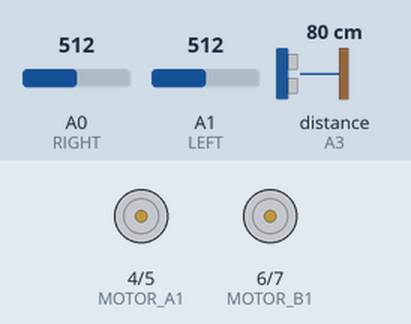
The sketch below on a simulated Arduino Uno, built with avr-gcc and run on an emulated ATmega328P. Parts: motor-driver pin pairs drawn as motors (green arrow = first pin HIGH = forward, orange = second pin HIGH = backward, longer = more drive, scaled by the enable pin). The inputs (shaded band) are chosen by the test bench; at power-on: distance to the obstacle (sensor on A3) 80 cm, A0 (RIGHT) = 512, A1 (LEFT) = 512. The echo pulse lasts 58.3 µs per cm.

Above: at 1.2 s.
1.3 s: distance to the obstacle (sensor on A3) set to 17 cm
2.8 s: distance to the obstacle (sensor on A3) set to 14 cm
At 4.5 s:
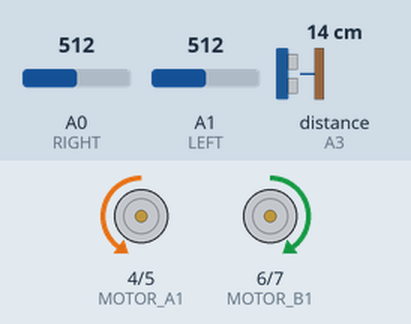
5.8 s: distance to the obstacle (sensor on A3) set to 18 cm
At 7.1 s:
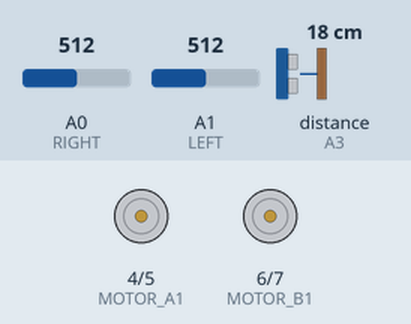
7.4 s: distance to the obstacle (sensor on A3) set to 2 cm
At 7.7 s:
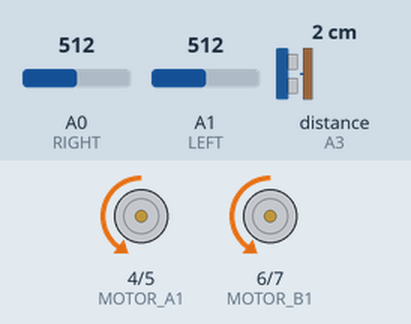
Timing chart, 0 to 11.4 s (numbered marks = the images above; inputs shaded):
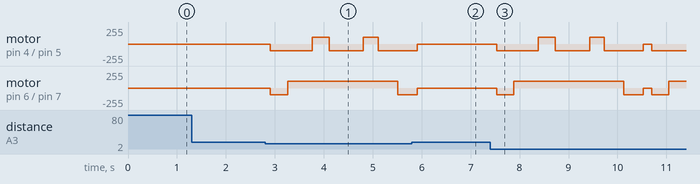

Measured:
- the behaviour switches between 16 and 15 cm on distance to the obstacle (sensor on A3) (found by bisection; images 0 and 1)
- after the input at 1.3 s, every drawn part: stays the same
- after the input at 5.8 s, motor on pin 4 (MOTOR_A1) / pin 5 (MOTOR_A2), motor on pin 6 (MOTOR_B1) / pin 7 (MOTOR_B2): goes on until 5.9 s, then stays stopped

The sketch:

LineFollowerObstacleAvoidance.ino
```cpp
//Arduino Line Follower Obstacle Avoidance Robot

/*You have to install the NewPing library before uploading the code
  Follow this procedure to install the NewPing library First download the NewPing.zip library >> click on sketch tab >> Include Library
  >> Add.ZIP LIBRARY >> Select NewPing.zip file >> Done

  Created By DIY Builder
*/

// NewPing Library Link NewPing library Link https://github.com/eliteio/Arduino_New_Ping //
// You can Modify this code according to your need//

#include<NewPing.h>

int ENA = 3;  //ENA connected to digital pin 3
int ENB = 9;  //ENB connected to digital pin 9
int MOTOR_A1 = 4; // MOTOR_A1 connected to digital pin 4
int MOTOR_A2 = 5; // MOTOR_A2 connected to digital pin 5
int MOTOR_B1 = 6; // MOTOR_B1 connected to digital pin 6
int MOTOR_B2 = 7; // MOTOR_B2 connected to digital pin 7

int RIGHT = A0; // RIGHT sensor connected to analog pin A0
int LEFT = A1;  // LEFT sensor connected to analog pin A0

#define TRIG A2 // TRIG PIN connected to analog pin A2
#define ECHO A3 // ECHO PIN connected to analog pin A3
#define MAX_DISTANCE 100 // Define Maximum Distance

NewPing sonar(TRIG, ECHO, MAX_DISTANCE);

void setup() {
  // put your setup code here, to run once:

pinMode(ENA, OUTPUT); // initialize ENA pin as an output
pinMode(ENB, OUTPUT); // initialize ENB pin as an output
pinMode(MOTOR_A1, OUTPUT); // initialize MOTOR_A1 pin as an output
pinMode(MOTOR_A2, OUTPUT); // initialize MOTOR_A2 pin as an output
pinMode(MOTOR_B1, OUTPUT); // initialize MOTOR_B1 pin as an output
pinMode(MOTOR_B2, OUTPUT); // initialize MOTOR_B2 pin as an output
pinMode(RIGHT, INPUT); // initialize RIGHT pin as an input
pinMode(LEFT, INPUT);  // initialize LEFT pin as an input


}

void loop() {
  // put your main code here, to run repeatedly:

delay(70);
int distance = sonar.ping_cm();
if (distance == 0) {
  distance = 30;
}
if(distance <=15) {
  Stop();
  delay(100);
  turnRight();
  delay(350);
  moveForward();
  delay(500);
  turnLeft();
  delay(350);
  moveForward();
  delay(700);
  turnLeft();
  delay(300);
  moveForward();
  delay(400);
  turnRight();
  delay(400);
}
if (analogRead(RIGHT)<=35 && analogRead(LEFT)<=35) {
  analogWrite(ENA, 100);
  analogWrite(ENB, 100);
  digitalWrite(MOTOR_A1, LOW);
  digitalWrite(MOTOR_A2, HIGH);
  digitalWrite(MOTOR_B1, HIGH);
  digitalWrite(MOTOR_B2, LOW);

}else if (analogRead(RIGHT)<=35 && !analogRead(LEFT)<=35) {
  analogWrite(ENA, 100);
  analogWrite(ENB, 100);
  digitalWrite(MOTOR_A1, HIGH);
  digitalWrite(MOTOR_A2, LOW);
  digitalWrite(MOTOR_B1, HIGH);
  digitalWrite(MOTOR_B2, LOW);

}else if (!analogRead(RIGHT)<=35 && analogRead(LEFT)<=35) {
  analogWrite(ENA, 100);
  analogWrite(ENB, 100);
  digitalWrite(MOTOR_A1, LOW);
  digitalWrite(MOTOR_A2, HIGH);
  digitalWrite(MOTOR_B1, LOW);
  digitalWrite(MOTOR_B2, HIGH);

}else if (!analogRead(RIGHT)<=35 && !analogRead(LEFT)<=35) {

  Stop();
}

}
void Stop() {
  analogWrite(ENA, 0);
  analogWrite(ENB, 0);
  digitalWrite(MOTOR_A1, LOW);
  digitalWrite(MOTOR_A2, LOW);
  digitalWrite(MOTOR_B1, LOW);
  digitalWrite(MOTOR_B2, LOW);
}

void turnRight() {
  analogWrite(ENA, 100);
  analogWrite(ENB, 100);
  digitalWrite(MOTOR_A1, LOW);
  digitalWrite(MOTOR_A2, HIGH);
  digitalWrite(MOTOR_B1, LOW);
  digitalWrite(MOTOR_B2, HIGH);

}

void turnLeft() {
  analogWrite(ENA,100);
  analogWrite(ENB, 100);
  digitalWrite(MOTOR_A1, HIGH);
  digitalWrite(MOTOR_A2, LOW);
  digitalWrite(MOTOR_B1, HIGH);
  digitalWrite(MOTOR_B2, LOW);
}

void moveForward() {
  analogWrite(ENA, 100);
  analogWrite(ENB, 100);
  digitalWrite(MOTOR_A1, LOW);
  digitalWrite(MOTOR_A2, HIGH);
  digitalWrite(MOTOR_B1, HIGH);
  digitalWrite(MOTOR_B2, LOW);
}

/*void turnAround() {


  digitalWrite(MOTOR_B1, HIGH);
  digitalWrite(MOTOR_B2, LOW);

  for (int fadeValue = 70; fadeValue <=200; fadeValue +=10) {
    analogWrite(ENA, fadeValue);
    digitalWrite(MOTOR_A1, LOW);
  digitalWrite(MOTOR_A2, HIGH);
  }

   for (int fadeValue = 200; fadeValue >=70; fadeValue -=10) {
    analogWrite(ENB, fadeValue);
    digitalWrite(MOTOR_A1, LOW);
  digitalWrite(MOTOR_A2, HIGH);
  }
}*/
```
